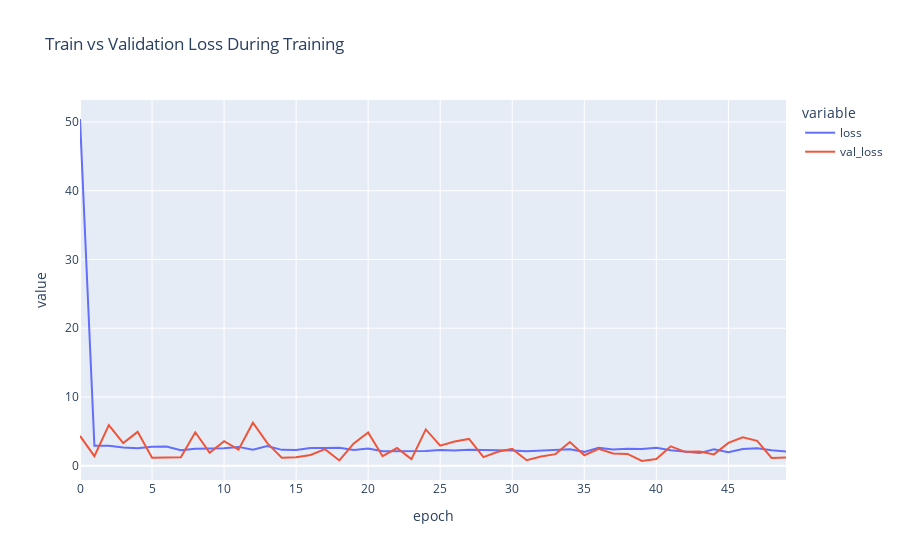

The notebook cell this image was saved under:
### Code cell
plot_loss_history(history)

### Figure 1 — Plotly figure (JSON) as saved in the notebook; plotly's stock layout.template omitted (floating-point values rounded to 4 significant figures)
{"data": [{"hovertemplate": "variable=loss<br>epoch=%{x}<br>value=%{y}<extra></extra>", "legendgroup": "loss", "line": {"color": "#636efa", "dash": "solid"}, "mode": "lines", "name": "loss", "orientation": "v", "showlegend": true, "type": "scatter", "x": [0, 1, 2, 3, 4, 5, 6, 7, 8, 9, 10, 11, 12, 13, 14, 15, 16, 17, 18, 19, 20, 21, 22, 23, 24, 25, 26, 27, 28, 29, 30, 31, 32, 33, 34, 35, 36, 37, 38, 39, 40, 41, 42, 43, 44, 45, 46, 47, 48, 49], "xaxis": "x", "y": [50.42, 2.914, 2.896, 2.664, 2.564, 2.781, 2.814, 2.261, 2.488, 2.532, 2.557, 2.748, 2.338, 2.869, 2.317, 2.29, 2.598, 2.574, 2.637, 2.31, 2.513, 2.12, 2.128, 2.23, 2.142, 2.308, 2.231, 2.331, 2.308, 2.248, 2.234, 2.108, 2.223, 2.346, 2.389, 2.025, 2.623, 2.384, 2.494, 2.437, 2.607, 2.265, 2.058, 1.843, 2.391, 1.961, 2.45, 2.559, 2.261, 2.082], "yaxis": "y"}, {"hovertemplate": "variable=val_loss<br>epoch=%{x}<br>value=%{y}<extra></extra>", "legendgroup": "val_loss", "line": {"color": "#EF553B", "dash": "solid"}, "mode": "lines", "name": "val_loss", "orientation": "v", "showlegend": true, "type": "scatter", "x": [0, 1, 2, 3, 4, 5, 6, 7, 8, 9, 10, 11, 12, 13, 14, 15, 16, 17, 18, 19, 20, 21, 22, 23, 24, 25, 26, 27, 28, 29, 30, 31, 32, 33, 34, 35, 36, 37, 38, 39, 40, 41, 42, 43, 44, 45, 46, 47, 48, 49], "xaxis": "x", "y": [4.34, 1.395, 5.926, 3.303, 4.931, 1.186, 1.22, 1.244, 4.873, 1.892, 3.589, 2.347, 6.262, 3.29, 1.159, 1.245, 1.569, 2.416, 0.7747, 3.256, 4.852, 1.399, 2.583, 0.9703, 5.288, 2.928, 3.537, 3.907, 1.253, 2.045, 2.456, 0.8157, 1.353, 1.696, 3.456, 1.532, 2.462, 1.79, 1.729, 0.6954, 0.9904, 2.822, 2.024, 2.074, 1.657, 3.326, 4.128, 3.634, 1.143, 1.187], "yaxis": "y"}], "layout": {"legend": {"title": {"text": "variable"}, "tracegroupgap": 0}, "title": {"text": "Train vs Validation Loss During Training"}, "xaxis": {"anchor": "y", "domain": [0, 1], "title": {"text": "epoch"}}, "yaxis": {"anchor": "x", "domain": [0, 1], "title": {"text": "value"}}}}
